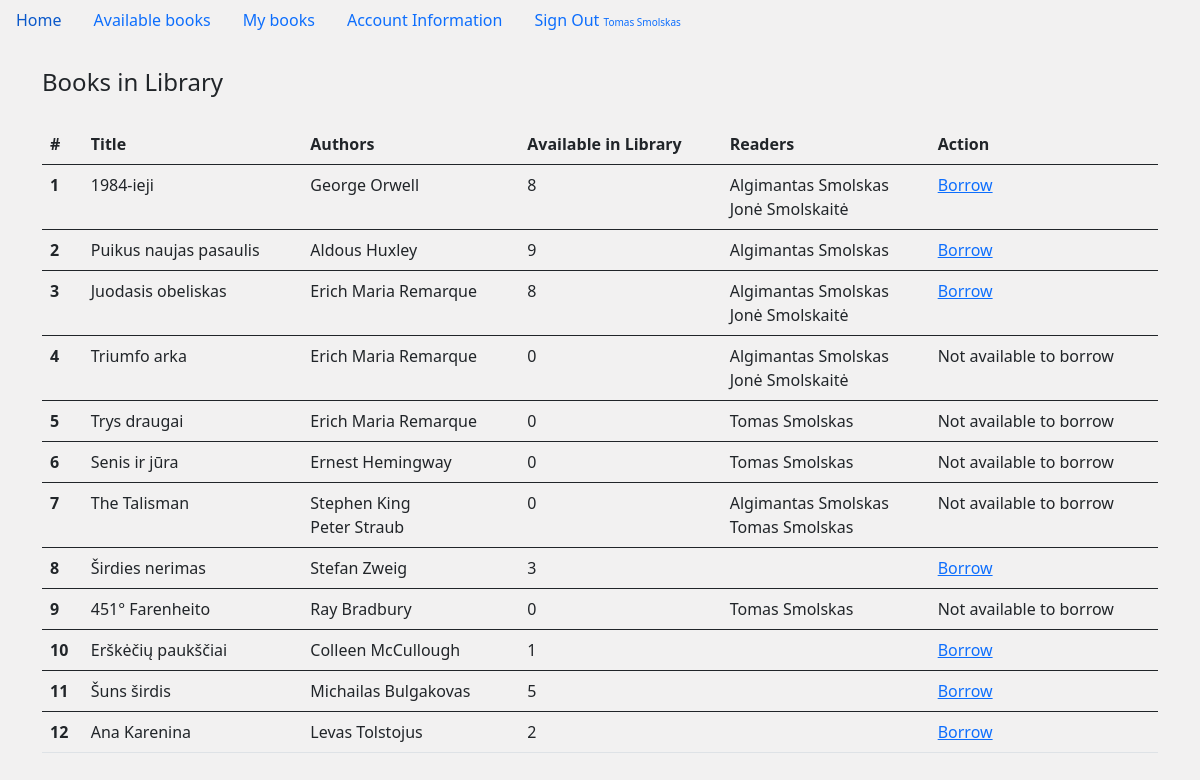
Page /available_books (signed in) on the earlier database version.
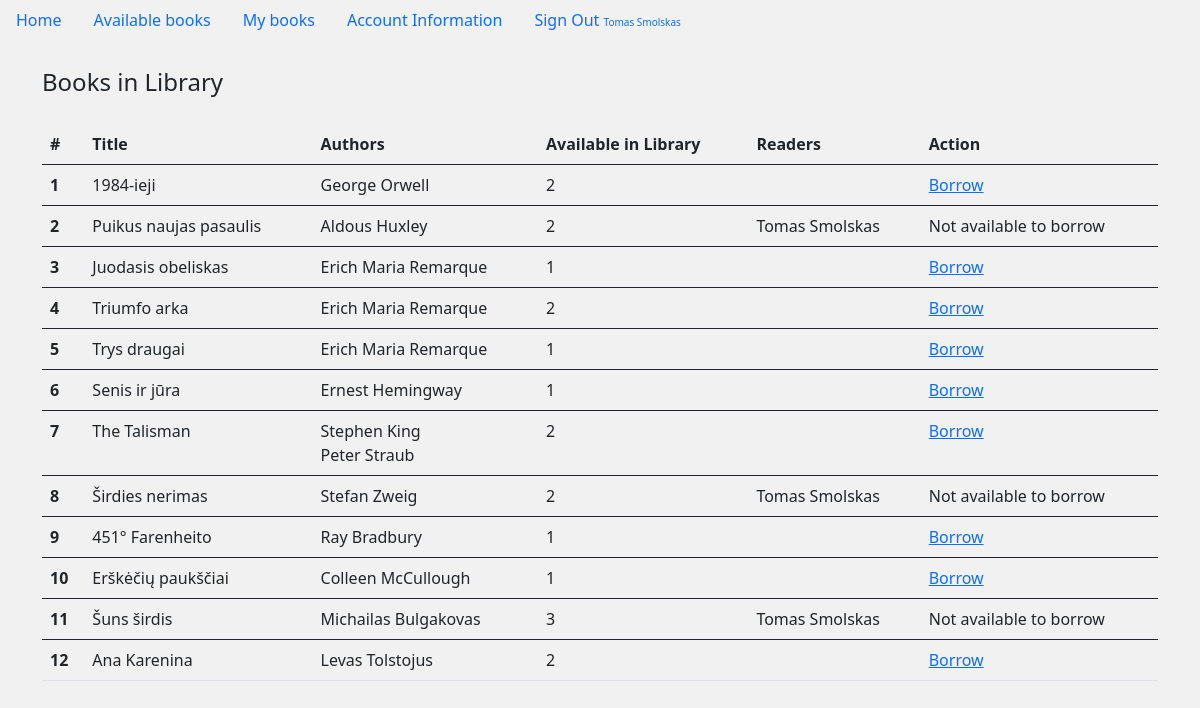
Same page on the later database version.
### main.py (models this page shows)
class User(db.Model, UserMixin):
    __tablename__ = 'user'
    id = db.Column(db.Integer, primary_key=True)
    first_name = db.Column(db.String(100), nullable=False)
    last_name = db.Column(db.String(100), nullable=False)
    email_address = db.Column(db.String(100), nullable=False, unique=True)
    password = db.Column(db.String(100), nullable=False)
    books = db.relationship('Book', secondary=helper_table_2, back_populates='readers')
    is_admin = db.Column(db.Boolean, nullable=False, default=False)

class Book(db.Model):
    __tablename__ = 'book'
    id = db.Column(db.Integer, primary_key=True)
    title = db.Column(db.String(300))
    authors = db.relationship('Author', secondary=helper_table, back_populates='books')
    readers = db.relationship('User', secondary=helper_table_2, back_populates='books')
    stock = db.Column(db.Integer, nullable=False, default=1)

class Author(db.Model):
    __tablename__ = 'author'
    id = db.Column(db.Integer, primary_key=True)
    first_name = db.Column(db.String(150))
    last_name = db.Column(db.String(300))
    books = db.relationship('Book', secondary=helper_table, back_populates='authors')

### main.py (the view)
@app.route('/available_books')
@login_required
def available_books():
    all_books = Book.query.all()
    return render_template('available_books.html', all_books=all_books)

### main.py (called while the page is built)
@login_manager.user_loader
def load_user(user_id):
    return User.query.get(user_id)

### templates/available_books.html
{% extends "base.html" %}
{% block content %}
{% if all_books %}
<legend class="mb-4">Books in Library</legend>
<table class="table">
    <thead>
    <tr>
        <th scope="col">#</th>
        <th scope="col">Title</th>
        <th scope="col">Authors</th>
        <th scope="col">Available in Library</th>
        <th scope="col">Readers</th>
        <th scope="col">Action</th>
    </tr>
    </thead>
    {% for book in all_books %}
    <tbody>
    <tr class="table">
        <th scope="row">{{ book.id }}</th>
        <td>{{ book.title }}</td>
        <td>
            {% for author in book.authors %}
            {{author.first_name}} {{author.last_name}}
            <br>
            {% endfor %}
        </td>
        <td>{{ book.stock }}</td>
        <td>
            {% for reader in book.readers %}
            {{reader.first_name}} {{reader.last_name}}
            <br>
            {% endfor %}
        </td>
        {% if book.stock >0 and current_user not in book.readers %}
        <td><a href="{{ url_for('borrow_book', id=book['id']) }}">Borrow</a></td>
        {% else %}
        <td>Not available to borrow</td>
        {% endif %}
    </tr>
    {% endfor %}
    </tbody>
</table>
{% endif %}
{% endblock %}

### templates/base.html (shortened to what this page needs)
<!doctype html>
<html lang="en">
<head>
    <link href="https://cdn.jsdelivr.net/npm/bootstrap@5.0.2/dist/css/bootstrap.min.css" rel="stylesheet"
>
</head>
<body>
<ul class="nav">
    <li class="nav-item">
        <a class="nav-link active" aria-current="page" href="{{ url_for('home') }}">Home</a>
    </li>
    {% if current_user.is_authenticated %}
    <li class="nav-item">
        <a class="nav-link" href="{{ url_for('available_books') }}">Available books</a>
    </li>
    <li class="nav-item">
        <a class="nav-link" href="{{ url_for('my_books') }}">My books</a>
    </li>
    <li class="nav-item">
        <a class="nav-link" href="{{ url_for('update_account_information') }}">Account Information</a>
    </li>
    <li class="nav-item">
        <a class="nav-link" href="{{ url_for('sign_out') }}"> Sign Out <font size="1rem">
            {{current_user.first_name}} {{current_user.last_name}}</font></span></a>
    </li>
    {% endif %}
</ul>
<div class="container">
    <br>
    {% block content %}
    {% endblock %}
</div>
</body>
</html>

### templates/base.html (style rules this page uses)
body { background-color: #F2F1F1 }

Differences in the rows shown:
changed Book "1984-ieji": loses User (first_name "Algimantas", last_name "Smolskas"); loses User (first_name "Jonė", last_name "Smolskaitė"); stock "8" → "2"
changed Book "Puikus naujas pasaulis": loses User (first_name "Algimantas", last_name "Smolskas"); stock "9" → "2"; gains User (first_name "Tomas", last_name "Smolskas"); stock "Borrow" → "Not available to borrow"
changed Book "Juodasis obeliskas": loses User (first_name "Algimantas", last_name "Smolskas"); loses User (first_name "Jonė", last_name "Smolskaitė"); stock "8" → "1"
changed Book "Triumfo arka": loses User (first_name "Algimantas", last_name "Smolskas"); loses User (first_name "Jonė", last_name "Smolskaitė"); stock "0" → "2"; stock "Not available to borrow" → "Borrow"
changed Book "Trys draugai": stock "0" → "1"; loses User (first_name "Tomas", last_name "Smolskas"); stock "Not available to borrow" → "Borrow"
changed Book "Senis ir jūra": stock "0" → "1"; loses User (first_name "Tomas", last_name "Smolskas"); stock "Not available to borrow" → "Borrow"
changed Book "The Talisman": loses User (first_name "Algimantas", last_name "Smolskas"); stock "0" → "2"; loses User (first_name "Tomas", last_name "Smolskas"); stock "Not available to borrow" → "Borrow"
changed Book "Širdies nerimas": stock "3" → "2"; gains User (first_name "Tomas", last_name "Smolskas"); stock "Borrow" → "Not available to borrow"
changed Book "451° Farenheito": stock "0" → "1"; loses User (first_name "Tomas", last_name "Smolskas"); stock "Not available to borrow" → "Borrow"
changed Book "Šuns širdis": stock "5" → "3"; gains User (first_name "Tomas", last_name "Smolskas"); stock "Borrow" → "Not available to borrow"
